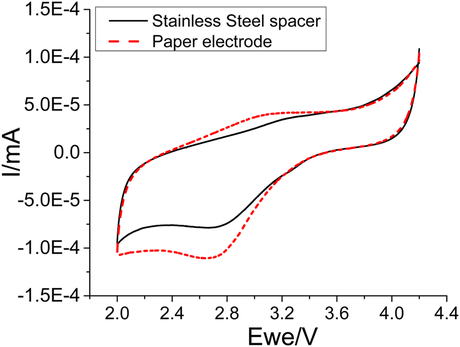
#> input picture physchem/images/red_black_cv.png, 460 x 347 px, shrunk from 850 x 641 before the run, found by its file name
$ python components_thin.py ../images/red_black_cv.png
#> lines starting #> are read from the running program, lines starting #| are printed output that depends on the picture; after the words box and inside, x2 and y2 are one past the last pixel; in counts of white or black regions, pixels touching at a corner belong together
### physchem/labels.py
from scipy.ndimage import label, generate_binary_structure

def filter_less_than(arr, k):
    return arr[np.nonzero(arr < k)]

# [13 lines left out: functions filter_equals, test1, not called in this run]

def label_binary(image_file, img_count=5, thresh=128):
    import os
    import numpy as np
    from PIL import Image
    from scipy.ndimage import label
    im_gray =np.array(Image.open(image_file).convert("L"))

    im_bool = im_gray > thresh
    maxval = 255

    im_bin = (im_gray > thresh) * maxval
    im_invert = (255 - im_bin)

    # https://stackoverflow.com/questions/52078231/get-a-quanity-of-pixels-with-specific-color-at-image-python-opencv

    Image.fromarray(np.uint8(im_bin)).save('numpy_binarization.png')

#    labeled, nr_objects = scipy.ndimage.label(im_bin, output=np.uint8)
#    im_bin_shaped= np.ndarray(shape=im_bin.shape, dtype=np.uint8)

#    labeled, nr_objects = scipy.ndimage.label(im_invert, output=np.uint8)
    labeled, nr_objects = label(im_invert)
    # index regions by size => index
    labels_by_size = {}
    for label in range(nr_objects):
        labels_by_size[np.count_nonzero(labeled == label)] = label;

# still learning this
#    sorted_regions_by_size = {k: v for k, v in sorted(regions_by_size.items(), key=lambda item: (item[0], item[1]), reverse=True)}
    sorted_regions_by_size = []
    labels_by_size_sorted = sorted(labels_by_size.items(), key=lambda item: item[0], reverse=True)
    count = 0
    ncol = 3
    nrow = (img_count - 1) // ncol + 1
    fig, axes = plt.subplots(ncol, nrow, figsize=(12, 12), sharex=True, sharey=True)
    ax = axes.ravel()
    row = 0
    for labels_by_size in labels_by_size_sorted[:img_count]:
        label = labels_by_size[1]

        filtered_image = create_filtered_image(labeled, label, im_gray.shape)
        filtered_image = ensure_white_bg_binary(filtered_image)
        subplot(ax[count], filtered_image, 'img' + str(count))
        ff8 = filtered_image.astype(np.uint8)
#        Image.fromarray(ff8).show()
        count += 1
        row += 1

import matplotlib.pyplot as plt
import matplotlib.patches as mpatches

from skimage import data
from skimage.filters import threshold_otsu
from skimage.segmentation import clear_border
from skimage.measure import label, regionprops
from skimage.morphology import closing, square
from skimage.color import label2rgb

def create_filtered_image(labeled, label, shape):
    import numpy as np

    #this reduces the size of the image - strips all zeros; can't yet make it work
    # filtered_image = labeled[labeled != label]
    # take the simple route - much slower but works
    filtered_image = np.full(shape, 255)

    # maybe use np.where?
    for r in range(shape[0]):
        for c in range(shape[1]):
            val = labeled[r,c]
            if val == label:
                filtered_image[r,c] = 0

    return filtered_image

def ensure_white_bg_binary(image):
    import numpy as np
    white = np.sum(image > 0)
    black = np.sum(image == 0)
    return image if white > black else np.where(image > 0, 0, 1)

def thin_binary(image_file, thresh=180):
    from skimage.morphology import skeletonize, thin
    import os
    import numpy as np
    from PIL import Image
    from scipy.ndimage import label


    skeleton = thin_skeleton_file(image_file, thresh=180, mode="skeleton")
    thinned = thin_skeleton_file(image_file, max_iter=25, thresh=180, mode="thin")
    fig, axes = plt.subplots(1, 3, figsize=(12, 12), sharex=True, sharey=True)
    ax = axes.ravel()

    image = Image.open(image_file)
    subplot(ax[0], image, 'original')
    subplot(ax[1], ensure_white_bg_binary(skeleton), 'skeleton')
    subplot(ax[2], ensure_white_bg_binary(thinned), 'thinned')
#    subplot(ax[3], thinned_partial, 'thinned_partial')

    fig.tight_layout()
    plt.show()

def thin_skeleton_file(image_file, max_iter=25, thresh=180, mode="skeleton"):
    # mode = skeleton or thin
    import numpy as np
    from PIL import Image

    im_gray =np.array(Image.open(image_file).convert("L"))
    return thin_skeleton_gray(im_gray, max_iter, thresh, mode=mode)

def thin_skeleton_gray(im_gray, max_iter=25, thresh=180, mode="skeleton"):
    import numpy as np
    from skimage.morphology import skeletonize, thin
    maxval = 255
    im_bin = (im_gray > thresh) * maxval
    im_invert = (255 - im_bin)
    image = im_invert
    # binarize; this is white on black which skeletonize wants
    image = np.where(image > 0, 1, 0)

    thinned_image = skeletonize(image) if mode=="skeleton" else thin(image, max_iter)
    return thinned_image


def subplot(axi, image, title):
        axi.imshow(image, cmap=plt.cm.gray)
        axi.set_title(title)
        axi.axis('off')


# [31 lines left out: function segments, not called in this run]

### physchem/ipynb/components_thin.py
#!/usr/bin/env python
# coding: utf-8

# In[1]:


get_ipython().run_line_magic('matplotlib', 'inline')

import os
HOME = os.path.expanduser("~")
JUPYTER = os.path.join(HOME, "workspace", "jupyter")
IMAGES = os.path.join(JUPYTER, "physchem", "images")
PHYSCHEM_LIION = os.path.join(JUPYTER, "physchem", "liion")


# In[ ]:


def find_components_and_thin(image_file):
    print("f", image_file, os.path.exists(image_file))
    label_binary(image_file, img_count=4, thresh=180)
#> in label_binary, `im_bool = im_gray > thresh`:
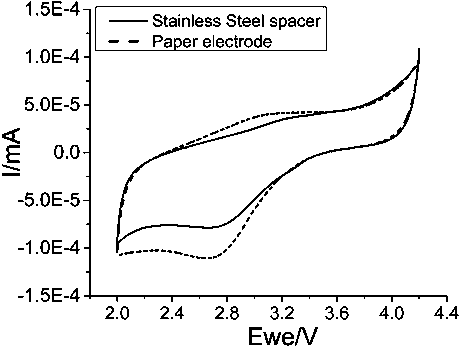
#> im_bool: shape (347, 460) bool; 94.1% white; black in thin lines or dots
#> in label_binary, `im_bin = (im_gray > thresh) * maxval`: im_bin: shape (347, 460) int64; 94.1% white; black in thin lines or dots
#> in label_binary, `im_invert = (255 - im_bin)`: im_invert: shape (347, 460) int64; 5.9% white in thin lines or dots
#> in label_binary, `labeled, nr_objects = label(im_invert)`:
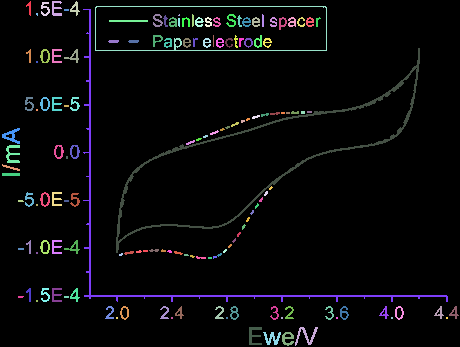
#> labeled: shape (347, 460) int32; 152 distinct labels, from 0 to 151; one colour per label, 0 black
#> in label_binary, `labeled, nr_objects = label(im_invert)`: nr_objects = 151
#> the loop in label_binary, `for labels_by_size in labels_by_size_sorted[:img_count]:` made 4 passes
#> (white in ensure_white_bg_binary, black in ensure_white_bg_binary) on passes 1 to 4: (9409, 150211), (157637, 1983), (158156, 1464), (159022, 598)
#> pass 2, in label_binary, `filtered_image = create_filtered_image(labeled, label, im_gray.shape)`:
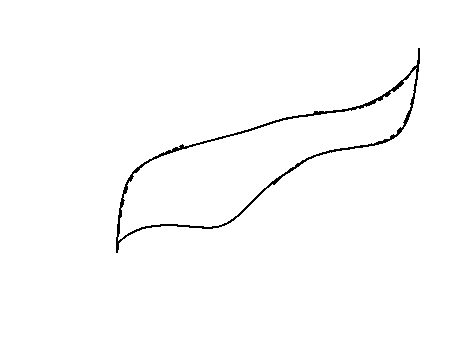
#> filtered_image: shape (347, 460) int64; 98.8% white; black in thin lines or dots, all inside (x1, y1, x2, y2) = (116, 48, 420, 253)
#> pass 3, in label_binary, `filtered_image = create_filtered_image(labeled, label, im_gray.shape)`:
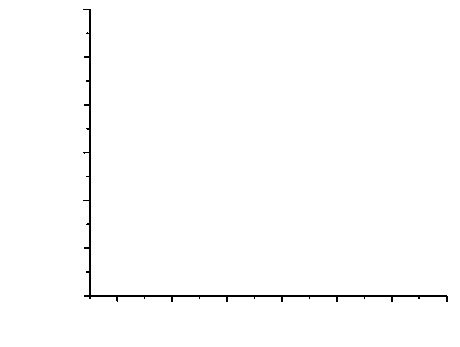
#> filtered_image: shape (347, 460) int64; 99.1% white; black in thin lines or dots, all inside (x1, y1, x2, y2) = (83, 9, 448, 302)
#> after the loop in label_binary, `for labels_by_size in labels_by_size_sorted[:img_count]:`: count = 4

    thin_binary(image_file)
#> in thin_skeleton_gray, `image = np.where(image > 0, 1, 0)`: image: shape (347, 460) int64; values 0 (black) and 1 (white), 5.9% white in thin lines or dots
#> in thin_skeleton_gray, `thinned_image = skeletonize(image) if mode=="skeleton" else thin(image..`:
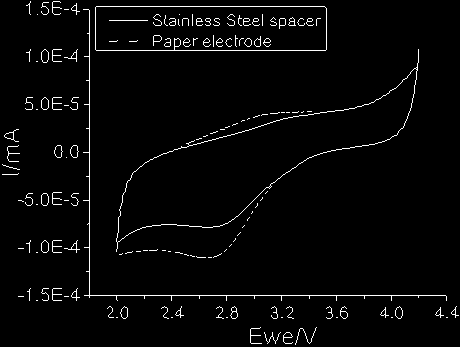
#> thinned_image: shape (347, 460) bool; 2.8% white in thin lines or dots
#> call 2 of thin_skeleton_gray, with max_iter = 25, thresh = 180, mode = 'thin'
#> in thin_skeleton_gray (call 2), `thinned_image = skeletonize(image) if mode=="skeleton" else thin(image..`:
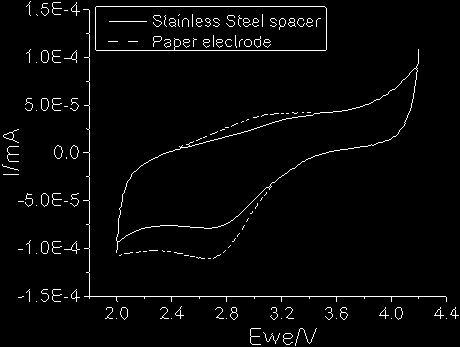
#> thinned_image: shape (347, 460) bool; 2.7% white in thin lines or dots
#> in thin_binary, image is the input picture: PIL image 460x347 RGBA; mean R, G, B, A 245.1, 243.1, 243.1, 255
#> in ensure_white_bg_binary (call 5), `return image if white > black else np.where(image > 0, 0, 1)`: returned value: shape (347, 460) int64; values 0 (black) and 1 (white), 97.2% white; black in thin lines or dots
#> in ensure_white_bg_binary (call 6), `return image if white > black else np.where(image > 0, 0, 1)`: returned value: shape (347, 460) int64; values 0 (black) and 1 (white), 97.3% white; black in thin lines or dots
#> in thin_binary, `plt.show()`:
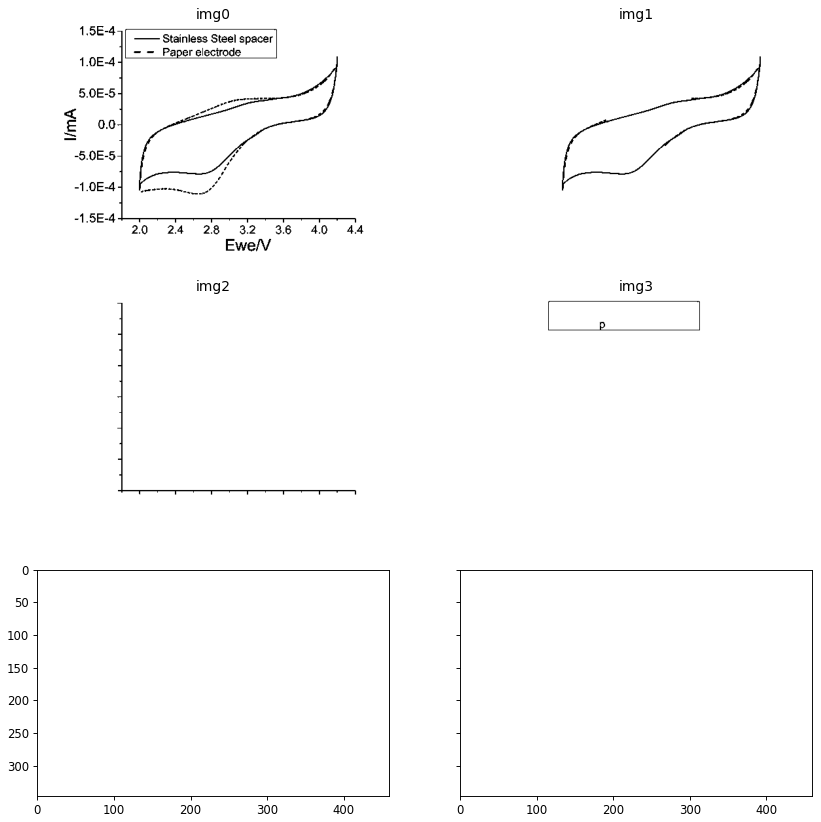
#> figure drawn by matplotlib, 4 panels


# In[2]:


from labels import label_binary, thin_binary
PHYSCHEM_IMAGES = os.path.join(JUPYTER, "physchem", "images")
imgdict = {"RED_BLACK" : os.path.join(PHYSCHEM_IMAGES, "red_black_cv.png"),
        "CAPACITY" : os.path.join(PHYSCHEM_IMAGES, "capacitycycle.png"),
        "GREEN" : os.path.join(PHYSCHEM_LIION, 'PMC7077619/pdfimages/image.8.3.81_523.164_342/raw.png'),
        "PANEL2" : os.path.join(PHYSCHEM_LIION, 'PMC7075112/pdfimages/image.5.2.98_499.292_449/raw.png'),
        "PLOT2" : os.path.join(PHYSCHEM_LIION, 'PMC7075112/pdfimages/image.4.3.117_479.722_864/raw.png'),
        "PLOT3" : os.path.join(PHYSCHEM_LIION, 'PMC7074852/pdfimages/image.7.3.86_507.385_495/raw.png'),
        "PLOT32" : os.path.join(PHYSCHEM_LIION, 'PMC7067258/pdfimages/image.5.1.52_283.71_339/raw.png'),
          }

# https://note.nkmk.me/en/python-numpy-opencv-image-binarization/
import scipy.ndimage
from PIL import Image
import numpy as np
from collections import Counter

name = "PLOT2"
name = "GREEN"
name = "RED_BLACK"

for name in imgdict.keys():
    print(name)
    image_file = imgdict[name]
    find_components_and_thin(image_file)
#> pass 2 of the loop `for name in imgdict.keys():`:
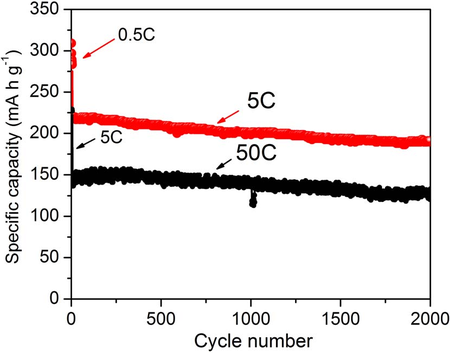
#> input picture physchem/images/capacitycycle.png, 450 x 353 px, shrunk from 830 x 652 before the run, found by its file name
#> im_gray: shape (353, 450)
#> im_bool: shape (353, 450) bool; 89% white; 88 black regions (8 under 20 px), largest, box (x1, y1, x2, y2) and area: (63, 8, 431, 307) 12826, (5, 95, 19, 120) 131, (262, 144, 276, 161) 95
#> in label_binary (call 2), `labeled, nr_objects = label(im_invert)`:
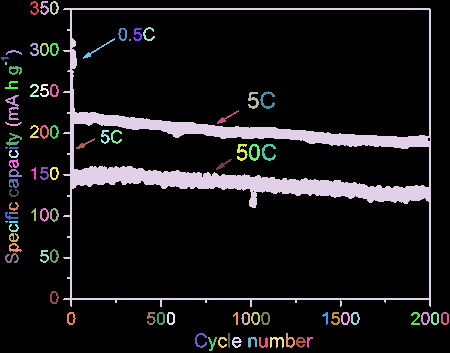
#> labeled: shape (353, 450) int32; 89 distinct labels, from 0 to 88; one colour per label, 0 black
#> nr_objects = 88
#> the loop in label_binary (call 2), `for labels_by_size in labels_by_size_sorted[:img_count]:` made 4 passes
#> (white in ensure_white_bg_binary, black in ensure_white_bg_binary) on passes 1 to 4: (17518, 141332), (146024, 12826), (158719, 131), (158755, 95)
#> after the loop in label_binary (call 2), `for labels_by_size in labels_by_size_sorted[:img_count]:`: count = 4
#> thinned_image: shape (353, 450) bool; 2.7% white in thin lines or dots
#> thinned_image: shape (353, 450) bool; 2.6% white in thin lines or dots
#> in thin_binary, image is the input picture: PIL image 450x353 RGB; mean R, G, B 236.4, 229.9, 229.9
#> in thin_binary (call 2), `plt.show()`:
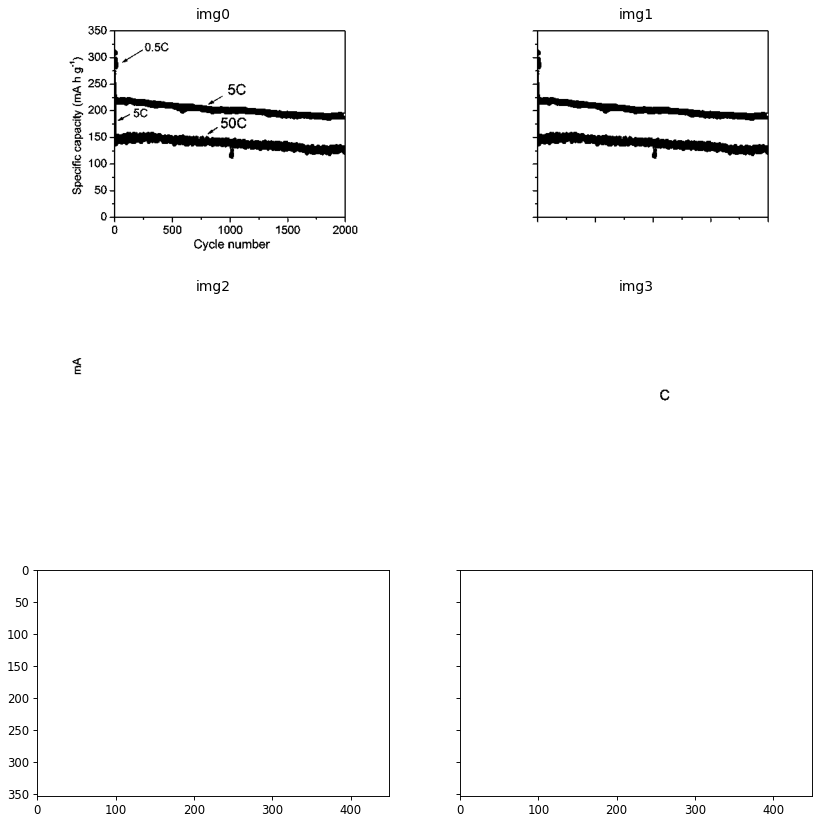
#> figure drawn by matplotlib, 4 panels
#> pass 3 of the loop `for name in imgdict.keys():`:
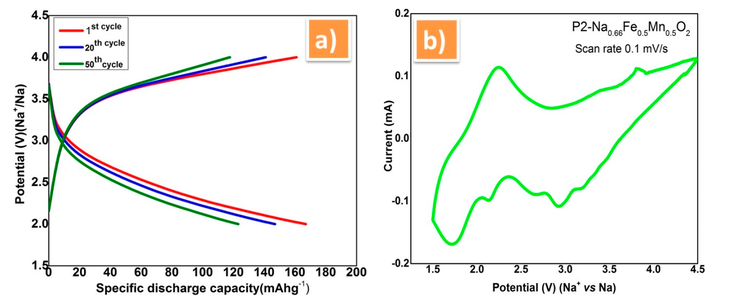
#> input picture physchem/liion/PMC7077619/pdfimages/image.8.3.81_523.164_342/raw.png, 733 x 296 px, shrunk from 1354 x 546 before the run, found by its file name
#> im_gray: shape (296, 733)
#> im_bool: shape (296, 733) bool; 91.7% white; 166 black regions (48 under 20 px), largest, box (x1, y1, x2, y2) and area: (42, 10, 367, 277) 6810, (410, 13, 698, 273) 3812, (310, 20, 348, 57) 1152
#> in label_binary (call 3), `labeled, nr_objects = label(im_invert)`:
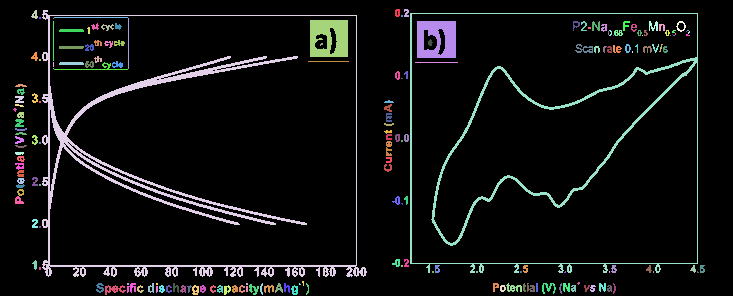
#> labeled: shape (296, 733) int32; 188 distinct labels, from 0 to 187; one colour per label, 0 black
#> nr_objects = 187
#> the loop in label_binary (call 3), `for labels_by_size in labels_by_size_sorted[:img_count]:` made 4 passes
#> (white in ensure_white_bg_binary, black in ensure_white_bg_binary) on passes 1 to 4: (17937, 199031), (210158, 6810), (213156, 3812), (215816, 1152)
#> pass 3, in label_binary (call 3), `filtered_image = create_filtered_image(labeled, label, im_gray.shape)`:
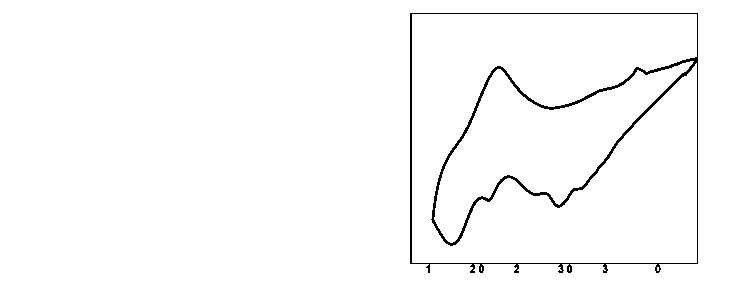
#> filtered_image: shape (296, 733) int64; 98.2% white; black in thin lines or dots, all inside (x1, y1, x2, y2) = (410, 13, 698, 273)
#> after the loop in label_binary (call 3), `for labels_by_size in labels_by_size_sorted[:img_count]:`: count = 4
#> the loop made 7 passes; the first 3 are shown


#
# # Label image regions
#
#
# This example shows how to segment an image with image labelling. The following
# steps are applied:
#
# 1. Thresholding with automatic Otsu method
# 2. Close small holes with binary closing
# 3. Remove artifacts touching image border
# 4. Measure image regions to filter small objects
#

# In[ ]:


import matplotlib.pyplot as plt
import matplotlib.patches as mpatches

from skimage import data
from skimage.filters import threshold_otsu
from skimage.segmentation import clear_border
from skimage.measure import label, regionprops
from skimage.morphology import closing, square
from skimage.color import label2rgb


# image = data.coins()[50:-50, 50:-50]
# requires grayscale
def labels(image):
    print("OTSU not yet implemented")
    return

    # apply threshold
    thresh = threshold_otsu(image)
    bw = closing(image > thresh, square(3))

    # remove artifacts connected to image border
    cleared = clear_border(bw)

    # label image regions
    label_image = label(cleared)
    # to make the background transparent, pass the value of `bg_label`,
    # and leave `bg_color` as `None` and `kind` as `overlay`
    image_label_overlay = label2rgb(label_image, image=image, bg_label=0)

    fig, ax = plt.subplots(figsize=(10, 6))
    ax.imshow(image_label_overlay)

    for region in regionprops(label_image):
        # take regions with large enough areas
        if region.area >= 100:
            # draw rectangle around segmented coins
            minr, minc, maxr, maxc = region.bbox
            rect = mpatches.Rectangle((minc, minr), maxc - minc, maxr - minr,
                                      fill=False, edgecolor='red', linewidth=2)
            ax.add_patch(rect)

    ax.set_axis_off()
    plt.tight_layout()
    plt.show()

JUPYTER = "/Users/pm286/workspace/jupyter"
#> JUPYTER = '/Users/pm286/workspace/jupyter'
import os
import numpy as np
from PIL import Image
imagefile = os.path.join(JUPYTER, "physchem", "images", "red_black_cv.png")
image = Image.open(imagefile).convert('LA')
print("image", type(image))
#| image <class 'PIL.Image.Image'>
labels = labels(image)
print("labels ", labels)
#| labels  None


# In[ ]:


if __name__ == "__main__":
    import sys

#    main(sys.argv[1:])
print("FINISHED")
